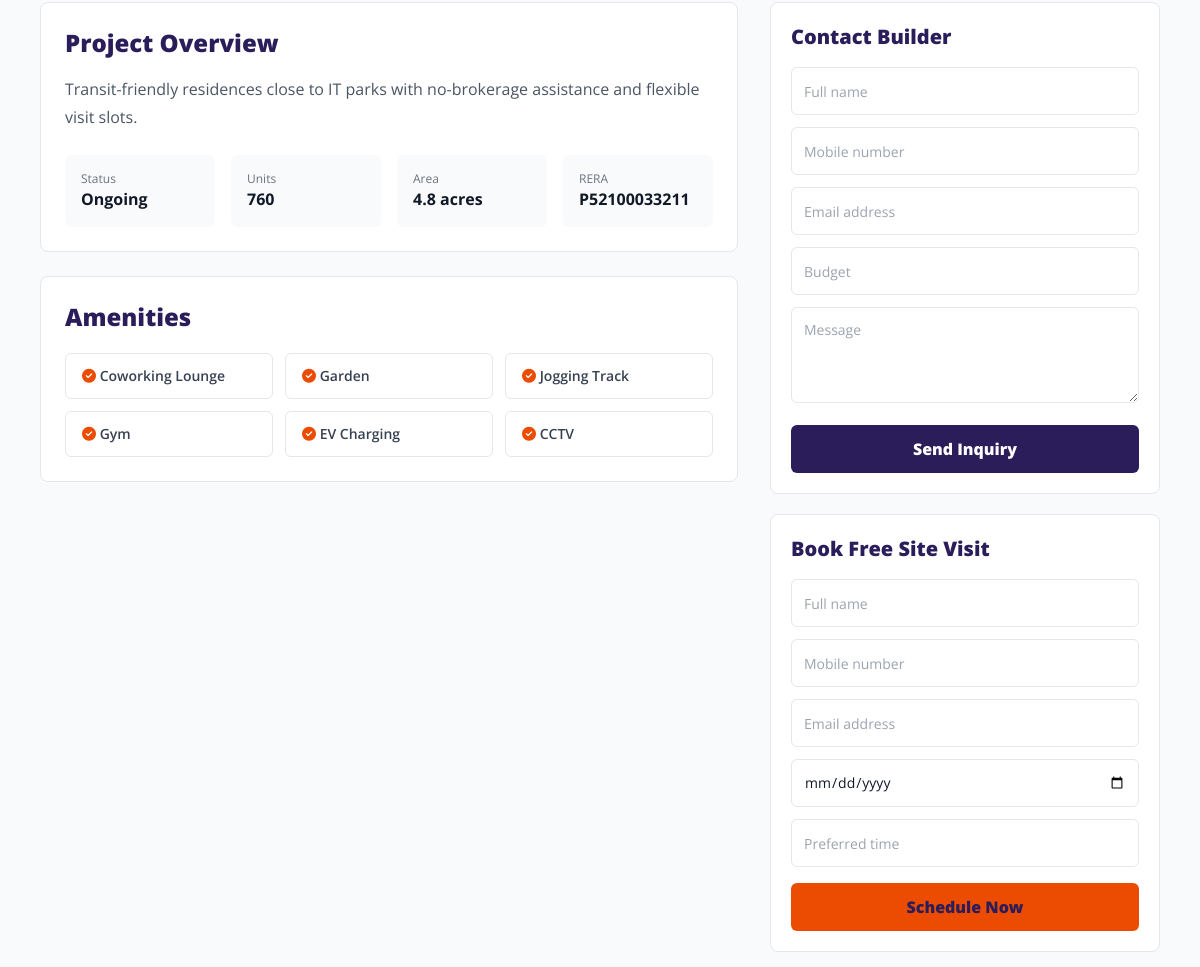
/project/green-vista-heights (middle part), run on an earlier commit of the app's database.
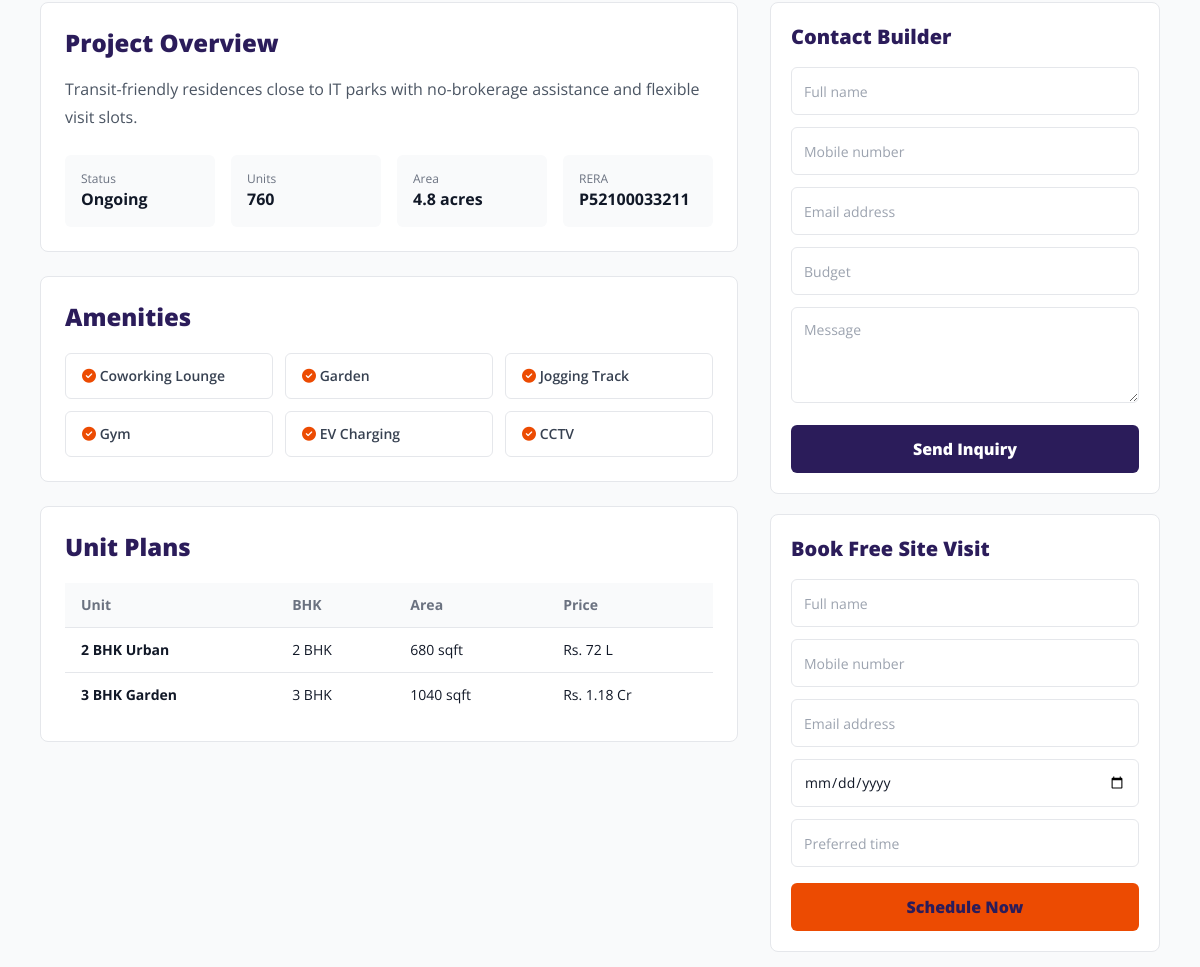
And on a later commit of the database.
### tables this page shows
CREATE TABLE projects (

    id BIGINT UNSIGNED AUTO_INCREMENT PRIMARY KEY,

    uuid CHAR(36) NOT NULL UNIQUE,

    builder_id BIGINT UNSIGNED NOT NULL,

    assigned_manager_id BIGINT UNSIGNED DEFAULT NULL,

    category_id BIGINT UNSIGNED DEFAULT NULL,

    project_type ENUM(
        'Apartment',
        'Plot',
        'Villa',
        'Commercial'
    ) NOT NULL,

    project_name VARCHAR(255) NOT NULL,

    slug VARCHAR(255) NOT NULL UNIQUE,

    project_code VARCHAR(100) DEFAULT NULL,

    rera_number VARCHAR(100) DEFAULT NULL,

    city VARCHAR(100) NOT NULL,

    state VARCHAR(100) NOT NULL,

    locality VARCHAR(150) DEFAULT NULL,

    address TEXT DEFAULT NULL,

    latitude DECIMAL(10,8) DEFAULT NULL,

    longitude DECIMAL(11,8) DEFAULT NULL,

    overview LONGTEXT DEFAULT NULL,

    location_details LONGTEXT DEFAULT NULL,

    pros LONGTEXT DEFAULT NULL,

    cons LONGTEXT DEFAULT NULL,

    amenities LONGTEXT DEFAULT NULL,

    legal_details LONGTEXT DEFAULT NULL,

    litigation_details LONGTEXT DEFAULT NULL,

    bank_details LONGTEXT DEFAULT NULL,

    payment_scheme LONGTEXT DEFAULT NULL,

    brochure_file VARCHAR(255) DEFAULT NULL,

    thumbnail_image VARCHAR(255) DEFAULT NULL,

    featured_image VARCHAR(255) DEFAULT NULL,

    youtube_video_link TEXT DEFAULT NULL,

    total_towers INT DEFAULT 0,

    total_units INT DEFAULT 0,

    total_floors INT DEFAULT 0,

    total_area VARCHAR(100) DEFAULT NULL,

    possession_date DATE DEFAULT NULL,

    launch_date DATE DEFAULT NULL,

    min_price DECIMAL(15,2) DEFAULT 0,

    max_price DECIMAL(15,2) DEFAULT 0,

    meta_title VARCHAR(255) DEFAULT NULL,

    meta_keywords TEXT DEFAULT NULL,

    meta_description TEXT DEFAULT NULL,

    total_views BIGINT DEFAULT 0,

    total_wishlist BIGINT DEFAULT 0,

    total_inquiries BIGINT DEFAULT 0,

    is_featured TINYINT(1) DEFAULT 0,

    is_verified TINYINT(1) DEFAULT 0,

    project_status ENUM(
        'Upcoming',
        'Ongoing',
        'Completed'
    ) DEFAULT 'Upcoming',

    status ENUM(
        'draft',
        'pending',
        'published',
        'rejected'
    ) DEFAULT 'draft',

    created_at TIMESTAMP DEFAULT CURRENT_TIMESTAMP,

    updated_at TIMESTAMP DEFAULT CURRENT_TIMESTAMP
    ON UPDATE CURRENT_TIMESTAMP,

    deleted_at TIMESTAMP NULL DEFAULT NULL,

    FOREIGN KEY (builder_id)
    REFERENCES builders(id)
    ON DELETE CASCADE,

    FOREIGN KEY (assigned_manager_id)
    REFERENCES associate_managers(id)
    ON DELETE SET NULL,

    FOREIGN KEY (category_id)
    REFERENCES project_categories(id)
    ON DELETE SET NULL,

    INDEX idx_project_city(city),
    INDEX idx_project_status(status),
    INDEX idx_project_type(project_type),
    INDEX idx_project_price(min_price, max_price),
    FULLTEXT(project_name, overview)

);

CREATE TABLE project_unit_plans (

    id BIGINT UNSIGNED AUTO_INCREMENT PRIMARY KEY,

    project_id BIGINT UNSIGNED NOT NULL,

    unit_name VARCHAR(255),

    bhk_type VARCHAR(100),

    area VARCHAR(100),

    facing VARCHAR(100),

    price DECIMAL(15,2),

    booking_amount DECIMAL(15,2) DEFAULT 0,

    description TEXT,

    created_at TIMESTAMP DEFAULT CURRENT_TIMESTAMP,

    INDEX idx_unit_plans_project_price(project_id, price),
    INDEX idx_unit_plans_bhk(bhk_type),

    FOREIGN KEY (project_id)
    REFERENCES projects(id)
    ON DELETE CASCADE

);

### includes/app_helpers.php (called while the page is built, shortened)
<?php
require_once __DIR__ . '/db_connect.php';
function fetchProjectBySlug($slug)
{
    global $pdo;
    $stmt = $pdo->prepare("
        SELECT p.*, b.company_name, b.builder_name, b.email AS builder_email,
               b.phone AS builder_phone, b.whatsapp_number, b.company_logo,
               b.company_description
        FROM projects p
        INNER JOIN builders b ON b.id = p.builder_id
        WHERE p.slug = :slug
          AND p.status = 'published'
          AND p.deleted_at IS NULL
        LIMIT 1
    ");
    $stmt->execute([':slug' => $slug]);
    return $stmt->fetch();
}

### config/database.php (called while the page is built, shortened)
<?php
function e($string)
{
    return htmlspecialchars(
        $string,
        ENT_QUOTES,
        'UTF-8'
    );
}
function formatCurrency($amount)
{
    $amount = (float)$amount;
    if ($amount >= 10000000) {
        return 'Rs. ' . rtrim(rtrim(number_format($amount / 10000000, 2), '0'), '.') . ' Cr';
    }
    if ($amount >= 100000) {
        return 'Rs. ' . rtrim(rtrim(number_format($amount / 100000, 2), '0'), '.') . ' L';
    }
    return 'Rs. ' . number_format($amount, 0);
}

### project.php (the view, shortened to what the changed rows need)
<?php
require_once __DIR__ . '/includes/app_helpers.php';
$slug = trim($_GET['slug'] ?? '');
$project = $slug !== '' ? fetchProjectBySlug($slug) : null;
$pdo->prepare('UPDATE projects SET total_views = total_views + 1 WHERE id = ?')->execute([$project['id']]);
$amenities = array_filter(array_map('trim', explode(',', (string)($project['amenities'] ?? ''))));
$unitStmt = $pdo->prepare('SELECT * FROM project_unit_plans WHERE project_id = ? ORDER BY price ASC');
$unitStmt->execute([$project['id']]);
$unitPlans = $unitStmt->fetchAll();
require_once __DIR__ . '/includes/header.php';
?>
<section class="bg-gray-50 py-10">
    <div class="max-w-[1400px] mx-auto px-4 sm:px-6 lg:px-10 grid grid-cols-1 lg:grid-cols-[1fr_390px] gap-8">
        <div class="space-y-6">
            <div class="rounded-lg border border-gray-200 bg-white p-6">
                <h2 class="text-2xl font-black text-primary">Project Overview</h2>
                <p class="mt-4 leading-7 text-gray-600"><?php echo nl2br(e($project['overview'] ?: 'Project details will be updated soon.')); ?></p>
                <div class="mt-6 grid grid-cols-2 md:grid-cols-4 gap-4">
                    <div class="rounded-md bg-gray-50 p-4">
                        <p class="text-xs text-gray-500">Status</p>
                        <p class="font-bold text-gray-900"><?php echo e($project['project_status']); ?></p>
                    </div>
                    <div class="rounded-md bg-gray-50 p-4">
                        <p class="text-xs text-gray-500">Units</p>
                        <p class="font-bold text-gray-900"><?php echo (int)$project['total_units']; ?></p>
                    </div>
                    <div class="rounded-md bg-gray-50 p-4">
                        <p class="text-xs text-gray-500">Area</p>
                        <p class="font-bold text-gray-900"><?php echo e($project['total_area'] ?: 'NA'); ?></p>
                    </div>
                    <div class="rounded-md bg-gray-50 p-4">
                        <p class="text-xs text-gray-500">RERA</p>
                        <p class="font-bold text-gray-900"><?php echo e($project['rera_number'] ?: 'NA'); ?></p>
                    </div>
                </div>
            </div>
            <div class="rounded-lg border border-gray-200 bg-white p-6">
                <h2 class="text-2xl font-black text-primary">Amenities</h2>
                <div class="mt-5 grid grid-cols-2 md:grid-cols-3 gap-3">
                    <?php foreach ($amenities ?: ['Verified builder', 'Direct inquiry', 'Free site visit'] as $amenity): ?>
                        <div class="rounded-md border border-gray-200 px-4 py-3 text-sm font-semibold text-gray-700">
                            <i class="fa-solid fa-circle-check text-accent"></i>
                            <?php echo e($amenity); ?>
                        </div>
                    <?php endforeach; ?>
                </div>
            </div>
            <?php if (!empty($unitPlans)): ?>
                <div class="rounded-lg border border-gray-200 bg-white p-6">
                    <h2 class="text-2xl font-black text-primary">Unit Plans</h2>
                    <div class="mt-5 overflow-x-auto">
                        <table class="w-full text-left text-sm">
                            <thead class="bg-gray-50 text-gray-500">
                                <tr>
                                    <th class="px-4 py-3">Unit</th>
                                    <th class="px-4 py-3">BHK</th>
                                    <th class="px-4 py-3">Area</th>
                                    <th class="px-4 py-3">Price</th>
                                </tr>
                            </thead>
                            <tbody>
                                <?php foreach ($unitPlans as $plan): ?>
                                    <tr class="border-t">
                                        <td class="px-4 py-3 font-bold"><?php echo e($plan['unit_name']); ?></td>
                                        <td class="px-4 py-3"><?php echo e($plan['bhk_type']); ?></td>
                                        <td class="px-4 py-3"><?php echo e($plan['area']); ?></td>
                                        <td class="px-4 py-3"><?php echo e(formatCurrency($plan['price'])); ?></td>
                                    </tr>
                                <?php endforeach; ?>
                            </tbody>
                        </table>
                    </div>
                </div>
            <?php endif; ?>
        </div>
        <aside id="inquiry" class="space-y-5">
            <form method="post" action="<?php echo BASE_URL; ?>actions" class="rounded-lg border border-gray-200 bg-white p-5">
                <h2 class="text-xl font-black text-primary">Contact Builder</h2>
            </form>
            <form method="post" action="<?php echo BASE_URL; ?>actions" class="rounded-lg border border-gray-200 bg-white p-5">
                <h2 class="text-xl font-black text-primary">Book Free Site Visit</h2>
            </form>
        </aside>
    </div>
</section>
<?php require_once __DIR__ . '/includes/footer.php'; ?>

What changed in the data, as far as the page shows it:
added project_unit_plans: unit_name "2 BHK Urban", bhk_type "2 BHK", area "680 sqft", price "Rs. 72 L"
added project_unit_plans: unit_name "3 BHK Garden", bhk_type "3 BHK", area "1040 sqft", price "Rs. 1.18 Cr"
Also different on the page:
text now shown: "Unit Plans Unit BHK Area Price"
